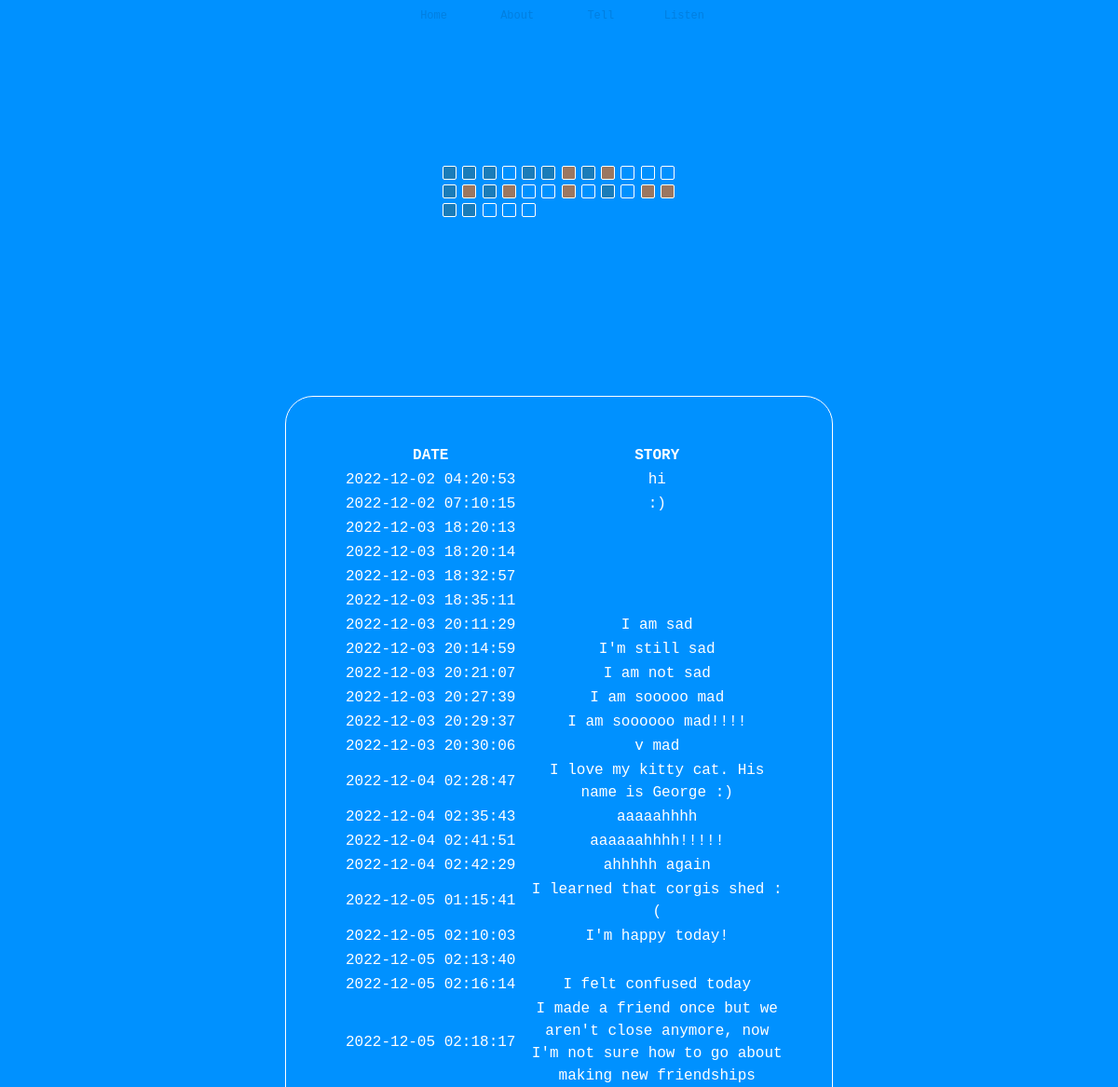
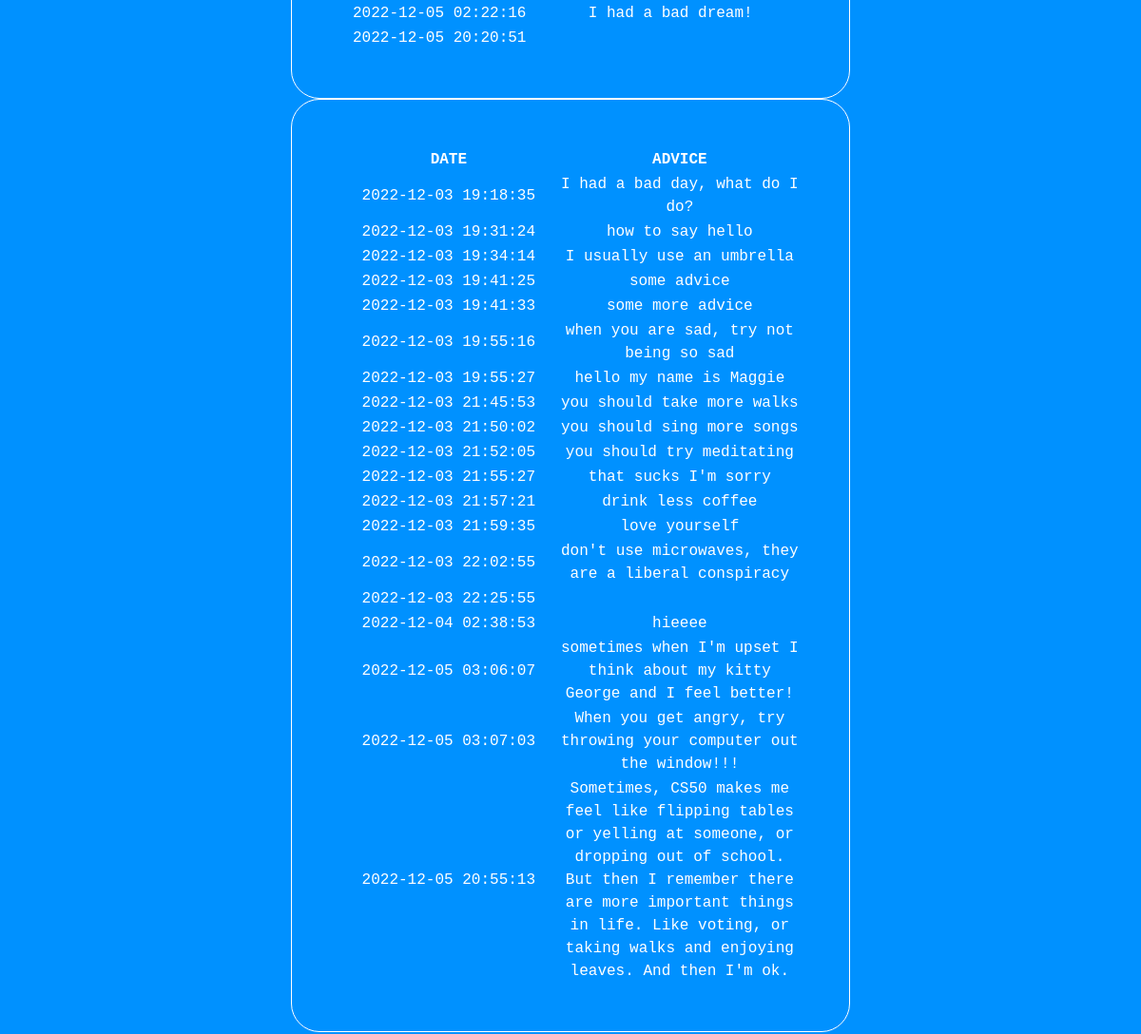
The app's page /listen (upper part), older data (2 pictures, top to bottom).
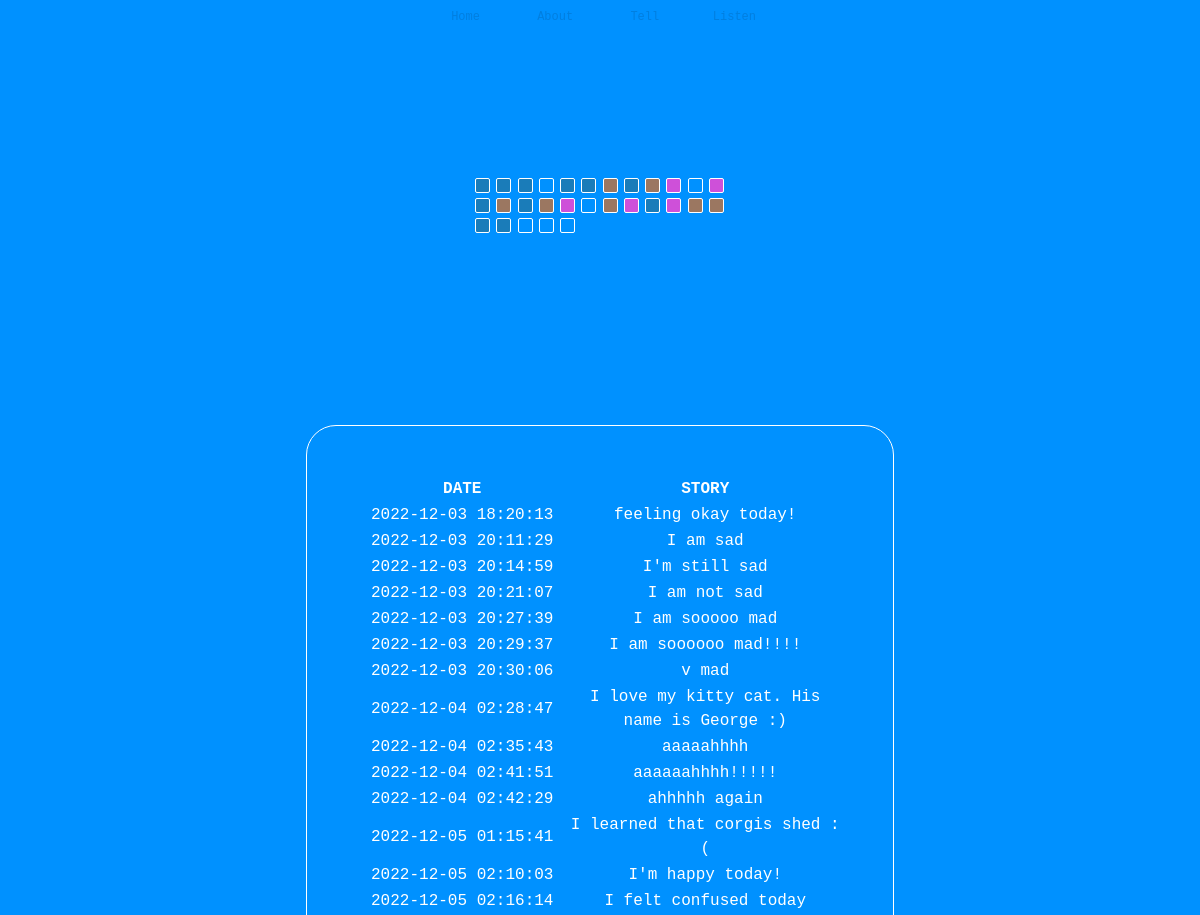
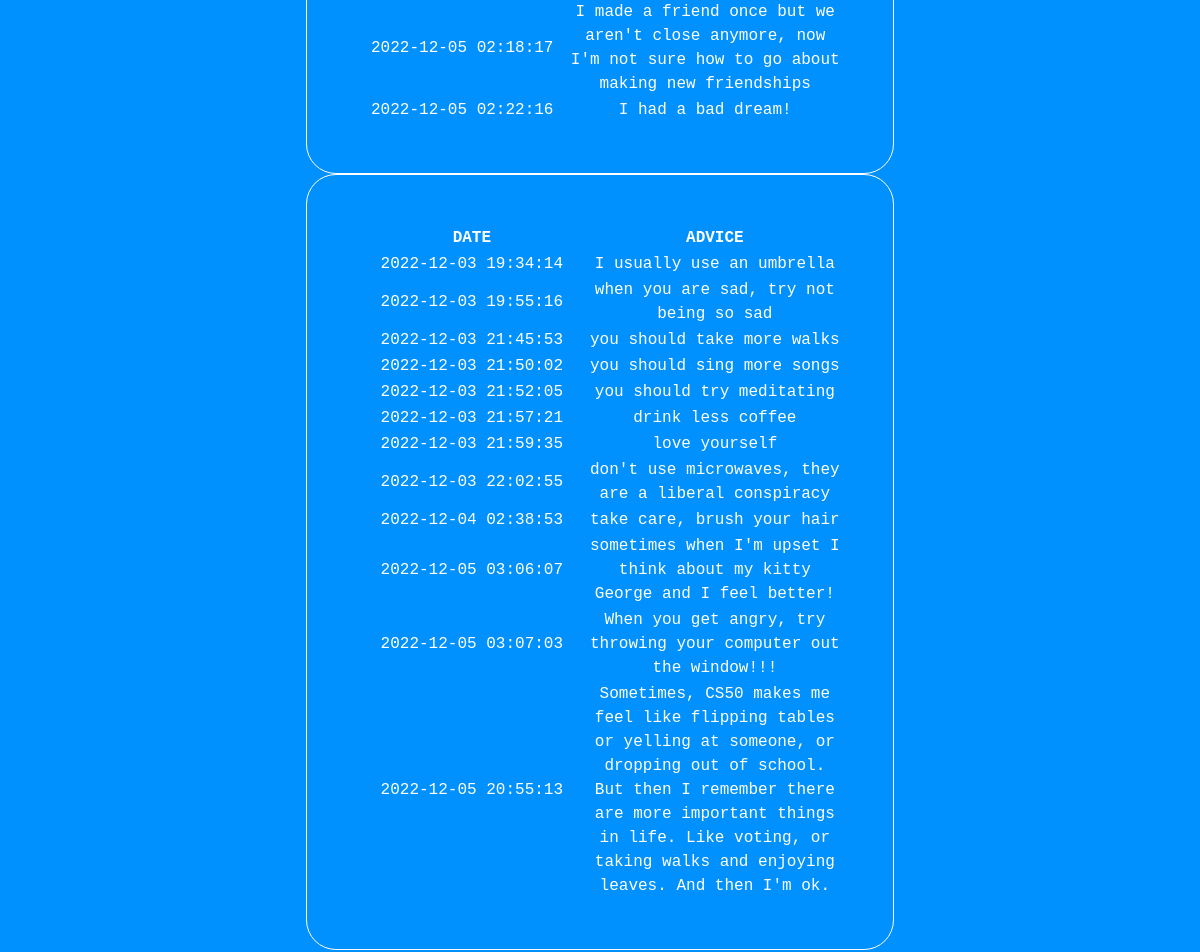
The same page, newer data (2 pictures, top to bottom).
### tables this page shows
CREATE TABLE tags (
                post_id INTEGER,
                reply_id INTEGER,
                tag INTEGER,
                FOREIGN KEY(post_id) REFERENCES post(post_id),
                FOREIGN KEY(reply_id) REFERENCES reply(reply_id)
            );

CREATE TABLE post (
                    post_id INTEGER NOT NULL UNIQUE,
                    post_entry TEXT NOT NULL,
                    post_time DATETIME NOT NULL DEFAULT CURRENT_TIMESTAMP,
                    post_replyability text,
                    PRIMARY KEY(post_id AUTOINCREMENT)
                );

CREATE TABLE reply (
                    reply_id INTEGER NOT NULL UNIQUE,
                    post_id INTEGER,
                    reply_entry TEXT NOT NULL,
                    reply_time DATETIME NOT NULL DEFAULT CURRENT_TIMESTAMP,
                    PRIMARY KEY(reply_id AUTOINCREMENT),
                    FOREIGN KEY(post_id) REFERENCES post(post_id)
                );

### app.py (the view)
@app.route("/listen")
def listen():
    moodgraph = db.execute("SELECT * FROM tags")
    stories = db.execute("SELECT * FROM post ORDER BY post_time")
    advice = db.execute("SELECT * FROM reply ORDER BY reply_time")
    return render_template("listen.html", stories=stories, advice=advice, moodgraph=moodgraph)

### templates/listen.html (shortened to what this page needs)
{% extends "layout.html" %}
{% block main %}
<div class="grid-area">
    <div class="grid center">
        {% for i in moodgraph %}
            <div class="moodbox" id="{{ i.tag }}" title="{{ i.tag }}"></div>
        {% endfor %}
    </div>
</div>
<br>
<br>
<br>
<br>
<br>
<br>
<br>
<br>
<table>
    <thead>
        <tr>
        <th>DATE</th>
        <th>STORY</th>
        </tr>
    </thead>
    <tbody>
        {% for i in stories %}
        <tr>
            <td>{{ i.post_time }}</td>
            <td>{{ i.post_entry }}</td>
        </tr>
        {% endfor %}
    </tbody>
</table>
<table>
    <thead>
        <tr>
        <th>DATE</th>
        <th>ADVICE</th>
        </tr>
    </thead>
    <tbody>
        {% for i in advice %}
        <tr>
            <td>{{ i.reply_time }}</td>
            <td>{{ i.reply_entry }}</td>
        </tr>
        {% endfor %}
    </tbody>
</table>
<br>
<br>
<br>
<br>
<br>
<br>
<br>
<br>
{% endblock %}

### templates/layout.html (shortened to what this page needs)
<!DOCTYPE html>
<html lang="en">
    <head>
        <link href="https://cdn.jsdelivr.net/npm/bootstrap@5.1.3/dist/css/bootstrap.min.css" rel="stylesheet">
        <link href="/static/styles.css" rel="stylesheet">
        <div class="dropdown">
            <a href="/"><button class="dropbtn">Home</button></a>
        </div>
        <div class="dropdown">
            <a href="/about"><button class="dropbtn">About</button></a>
        </div>
        <div class="dropdown">
            <a href="/tell"><button class="dropbtn">Tell</button></a>
          </div>
          <div class="dropdown">
            <a href="/listen"><button class="dropbtn">Listen</button></a>
          </div>
          <br><br><br><br><br>
    </head>
    <body>
        <main class="container-fluid py-5 text-center">
            {% block main %}{% endblock %}
        </main>
    </body>
</html>

### static/styles.css (style rules this page uses)
:root { --grid-box: 15px; --grid-padding: 2px; --background-color: rgb(0, 145, 255); --text-color: #ffffff; --highlight-color: rgb(0, 162, 255); --darker-blue: rgb(0, 127, 224); --content-width: 20%; --min-content-width: 250px; --table-width: 50%; }
body { text-align: center; text-decoration: none; font-family: 'andale mono', monospace; background-color: var(--background-color); }
a { text-decoration: none; }
.dropbtn { background-color: rgba(255, 255, 255, 0); color: var(--darker-blue); padding: 8px; font-size: 12px; min-width: 80px; border: none; cursor: pointer; }
.dropdown { position: relative; display: inline-block; }
*, *:after, *:before { box-sizing: border-box; }
table { display: block; margin-left: auto; margin-right: auto; width: var(--table-width); border: 1px solid; border-radius: 30px; padding: 50px; color: var(--text-color); table-layout: fixed; }
th { text-align: center; width: calc((var(--table-width)) / 3); }
.center { margin-left: auto; margin-right: auto; }
.moodbox { width: var(--grid-box); height: var(--grid-box); border: 1px solid; border-radius: 2px; border-color: #ffffff; padding: var(--grid-padding); }
#confused { background-color: rgb(155, 119, 97); }
#love { background-color: rgb(206, 80, 217); }
#sad { background-color: rgb(26, 124, 185); }
.grid-area { width: var(--content-width); min-width: var(--min-content-width); margin-left: auto; margin-right: auto; }
.grid { display: grid; grid-template-columns: repeat(auto-fill, minmax(15px, 1fr)); grid-gap: 5px; }
.grid > div { display: grid; place-items: center; }
.grid > div::before { content: ""; display: block; padding-bottom: 100%; grid-area: 1/1/2/2; }

Row changes from the older to the newer data that the page shows:
removed post: post_time "2022-12-02 04:20:53", post_entry "hi"
removed post: post_time "2022-12-02 07:10:15", post_entry ":)"
removed post: post_time "2022-12-03 18:20:14"
removed post: post_time "2022-12-03 18:32:57"
removed post: post_time "2022-12-03 18:35:11"
removed post: post_time "2022-12-05 02:13:40"
removed post: post_time "2022-12-05 20:20:51"
removed reply: reply_time "2022-12-03 19:18:35", reply_entry "I had a bad day, what do I do?"
removed reply: reply_time "2022-12-03 19:31:24", reply_entry "how to say hello"
removed reply: reply_time "2022-12-03 19:41:25", reply_entry "some advice"
removed reply: reply_time "2022-12-03 19:41:33", reply_entry "some more advice"
removed reply: reply_time "2022-12-03 19:55:27", reply_entry "hello my name is Maggie"
removed reply: reply_time "2022-12-03 21:55:27", reply_entry "that sucks I'm sorry"
removed reply: reply_time "2022-12-03 22:25:55"
changed tags (number 10 of 29 on the later page): tag "in love" → "love" (drawn)
changed tags (number 12 of 29 on the later page): tag "in love" → "love" (drawn)
changed tags (number 17 of 29 on the later page): tag "in love" → "love" (drawn)
changed tags (number 20 of 29 on the later page): tag "in love" → "love" (drawn)
changed tags (number 22 of 29 on the later page): tag "in love" → "love" (drawn)
changed post: post_entry (not shown) → "feeling okay today!"
changed reply: reply_entry "hieeee" → "take care, brush your hair"
